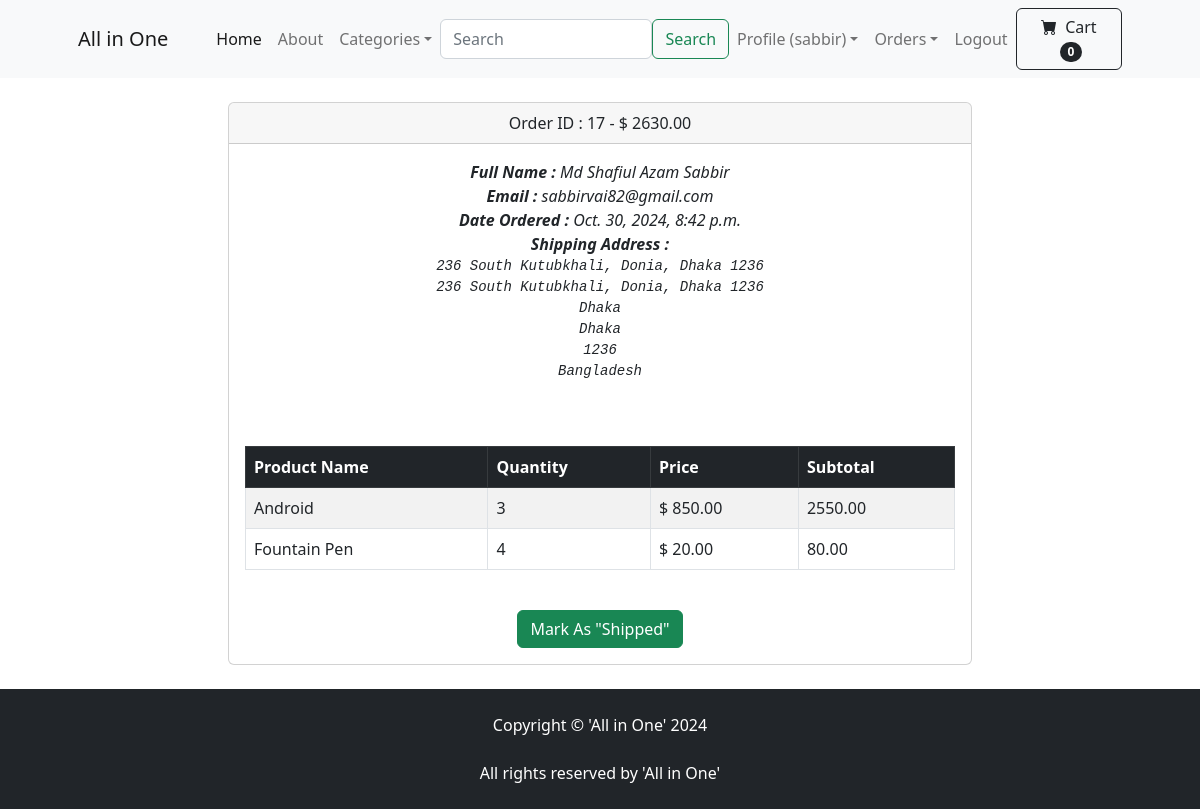
Page /payment/order_details/17/ (signed in) on the earlier database version.
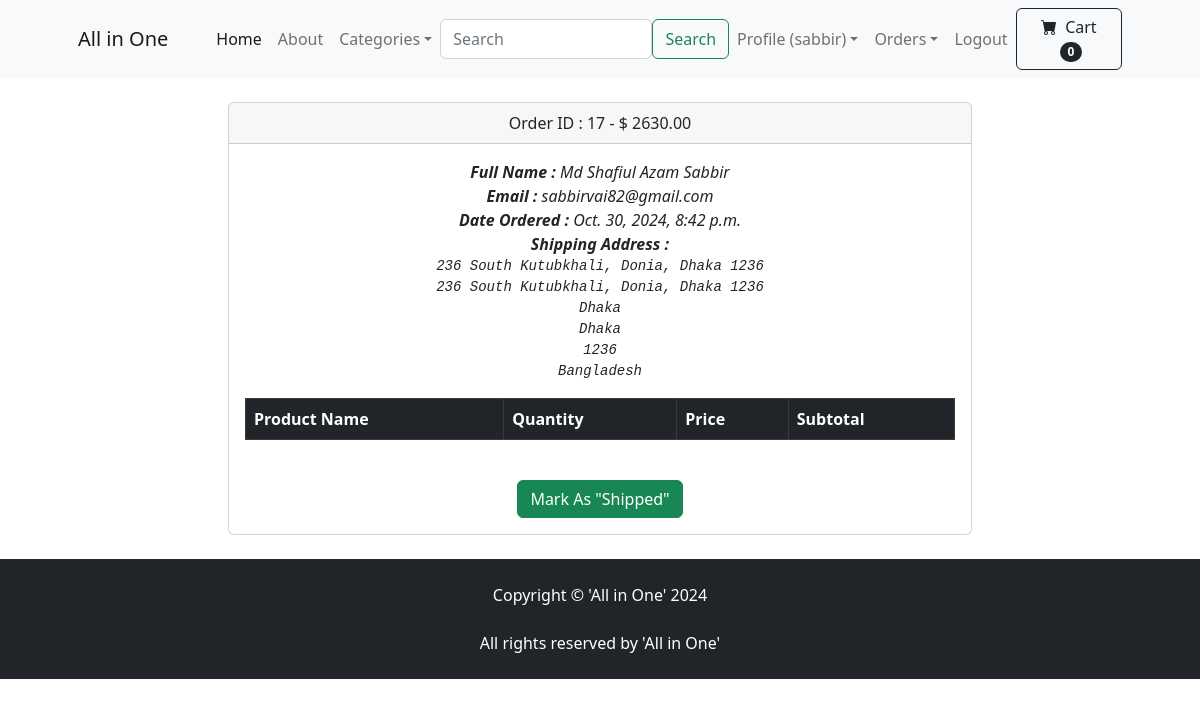
Same page on the later database version.
### payment/models.py (models this page shows, shortened)
class Order(models.Model):
    user = models.ForeignKey(User, on_delete=models.CASCADE, null=True, blank=True)
    full_name = models.CharField(max_length=200)
    email = models.EmailField(max_length=200)
    shipping_address = models.TextField(max_length=15000)
    amount_paid = models.DecimalField(max_digits=10, decimal_places=2)
    date_ordered = models.DateTimeField(auto_now_add=True)
    shipped = models.BooleanField(default=False)
    date_shipped = models.DateTimeField(null=True, blank=True)
    invoice = models.CharField(max_length=250, null=True, blank=True)
    paid = models.BooleanField(default=False)

class OrderItem(models.Model):
    order = models.ForeignKey(Order, on_delete=models.CASCADE, null=True)
    product = models.ForeignKey(Product, on_delete=models.CASCADE, null=True)
    user = models.ForeignKey(User, on_delete=models.CASCADE, null=True, blank=True) #default(default=1)
    quantity = models.PositiveBigIntegerField(default=1)
    price = models.DecimalField(max_digits=7, decimal_places=2)

### store/models.py (models this page shows, shortened)
class Product(models.Model):
    name = models.CharField(max_length=50)
    price = models.DecimalField(default=0, decimal_places=2, max_digits=6)
    category = models.ForeignKey(Category, on_delete=models.CASCADE, default=1)
    description = models.CharField(max_length=250, default='', blank=True, null=True)
    image = CloudinaryField('image', blank=True, null=True, default=None)
    is_sale = models.BooleanField(default=False)
    sale_price = models.DecimalField(max_digits=6, decimal_places=2, default=0, blank=True, null=True)

### payment/views.py (the view, shortened to what this page needs)
# urls.py: path('order_details/<int:pk>/', views.order_details, name = 'order_details'),
def order_details(request, pk):
    if request.user.is_authenticated and request.user.is_superuser:
        order = Order.objects.get(pk=pk)
        order_items = OrderItem.objects.filter(order=order)
        items_subtotal_list = []
        for item in order_items:
            item_subtotal = item.quantity * (item.product.sale_price if item.product.is_sale else item.product.price)
            items_subtotal_list.append(item_subtotal)
        order_subtotal = sum(items_subtotal_list)
        order_items_with_subtotals = zip(order_items, items_subtotal_list)
        address = Order.objects.get(pk=order.id).shipping_address
        context = {'order': order,
                   'order_items': order_items, 'order_subtotal' : order_subtotal, 'order_items_with_subtotals': order_items_with_subtotals,
                   'address': address}
        return render(request, 'payment/order_details.html', context)
    else:
        messages.success("Access Denied")
        return redirect('home')

### cart/cart.py (called while the page is built)
    def __len__(self):
        return len(self.cart)

### cart/context_processors.py (called while the page is built)
def cart(request):
    return {'cart': Cart(request)}

### payment/templates/payment/order_details.html (shortened to what this page needs)
{% extends 'base.html' %}
{% load static %}
{% block content %}
<br/>
<div class ="container">
    <div class="row">
        <center>
            <div class="col-8">
                <div class="card">
                    <div class="card-header">
                      Order ID : {{order.id}} - $ {{order.amount_paid}}
                    </div>
                    <div class="card-body">
                        <i><strong>Full Name : </strong>{{order.full_name}} <br></i>
                        <i><strong>Email : </strong>{{order.email}} <br></i>
                        {% if order.date_shipped %}
                            <i><strong>Date Shipped :  </strong>{{ order.date_shipped }} </i><br>
                        {% else %}
                            <i><strong>Date Ordered : </strong> {{ order.date_ordered }} </i><br>
                        {% endif %}
                        <i><strong>Shipping Address : </strong><pre>{{ address }}</pre> </i>
                        <table class="table table-hover table-striped table-bordered ">
                            <thead class="table-dark">
                              <tr>
                                <th scope="col">Product Name</th>
                                <th scope="col">Quantity</th>
                                <th scope="col">Price</th>
                                <th scope="col">Subtotal</th>
                              </tr>
                            </thead>
                            <tbody>
                                {% for item, subtotal in order_items_with_subtotals %}
                                <tr>
                                    <td>{{ item.product.name }}</td>
                                    <td>{{ item.quantity }}</td>
                                    {% if item.product.is_sale %}
                                        <td> $ {{item.product.sale_price}}</td> <br/>
                                    {% else %}
                                        <td> $ {{item.product.price}}</td><br/>
                                    {% endif %}
                                    <td>{{subtotal}}</td>
                                </tr>
                              {% endfor %}
                            </tbody>
                        </table>
                        <br/>
                        {% if not order.shipped %}
                            <form method="POST" >
                                <button type="submit" class ="btn btn-success" > Mark As "Shipped" </button>
                            </form>
                        {% else %}
                        <form method="POST" >
                            {% csrf_token %}
                            <input type="hidden" name="shipping_status" value="false">
                            <button type="submit" class ="btn btn-danger" > Mark As "Un-shipped" </button>
                        </form>
                        {% endif %}
                    </div>
                </div>
            </div>
        </center>
    </div>
</div>
<br>
{% endblock %}

### store/templates/base.html (shortened to what this page needs)
{% load static %}
<!DOCTYPE html>
<html lang="en">
    <head>
        <link href="https://cdn.jsdelivr.net/npm/bootstrap-icons@1.5.0/font/bootstrap-icons.css" rel="stylesheet" />
        <link href="{% static 'css/styles.css'%}" rel="stylesheet" />
    </head>
    <body>
        {% include 'navbar.html' %}
        {% block content %}
        {% endblock %}
        <footer class="py-4 bg-dark">
            <div class="container">
                <p class="m-0 text-center text-white">Copyright &copy; 'All in One' 2024</p> <br/>
                <p class="m-0 text-center text-white">All rights reserved by 'All in One' </p>
            </div>
        </footer>
    </body>
</html>

### store/templates/navbar.html (shortened to what this page needs)
<nav class="navbar navbar-expand-lg navbar-light bg-light">
    <div class="container px-4 px-lg-5">
        <a class="navbar-brand" href="{% url 'home' %}">All in One</a>
        <div class="collapse navbar-collapse" id="navbarSupportedContent">
            <ul class="navbar-nav me-auto mb-2 mb-lg-0 ms-lg-4">
                <li class="nav-item"><a class="nav-link active" aria-current="page" href="{% url 'home' %}">Home</a></li>
                <li class="nav-item"><a class="nav-link" href="{% url 'about' %}">About</a></li>
                <li class="nav-item dropdown">
                    <a class="nav-link dropdown-toggle"
                    id="navbarDropdown" href="#" role="button"
                    data-bs-toggle="dropdown" aria-expanded="false">Categories</a>
                </li>
                <form class="d-flex" role="search" action="{% url 'search' %}" method="POST">
                    <input class="form-control mr-sm-2" type="search" placeholder="Search" aria-label="Search" name="searched">
                    <button class="btn btn-outline-success my-2 my-sm-0" type="submit">Search</button>
                </form>
                {% if user.is_authenticated %}
                    <li class="nav-item dropdown">
                        <a class="nav-link dropdown-toggle"
                        id="navbarDropdown" href="#" role="button"
                        data-bs-toggle="dropdown" aria-expanded="false">Profile ({{user.username}})</a>
                    </li>
                    {% if user.is_superuser %}
                        <li class="nav-item dropdown">
                            <a class="nav-link dropdown-toggle"
                            id="navbarDropdown" href="#" role="button"
                            data-bs-toggle="dropdown" aria-expanded="false">Orders</a>
                        </li>
                    {% endif %}
                    <li class="nav-item"><a class="nav-link" href="{% url 'logout' %}"> Logout</a></li>
                {% else %}
                    <li class="nav-item"><a class="nav-link" href="{% url 'login' %}">Login</a></li>
                    <li class="nav-item"><a class="nav-link" href="{% url 'register' %}">Register</a></li>
                {% endif %}
            </ul>
            <form class="d-flex">
                <a  href="{% url 'cart_summary' %}" class="btn btn-outline-dark" type="submit">
                    <i class="bi-cart-fill me-1"></i>
                    Cart
                    <span class="badge bg-dark text-white ms-1 rounded-pill"
                    id="cart_quantity">{{cart|length}}</span>
                </a>
            </form>
        </div>
    </div>
</nav>

Differences in the rows shown:
removed OrderItem: product.name "Android", quantity "3", product.price "850.00", subtotal "2550.00"
removed OrderItem: product.name "Fountain Pen", quantity "4", product.price "20.00", subtotal "80.00"
